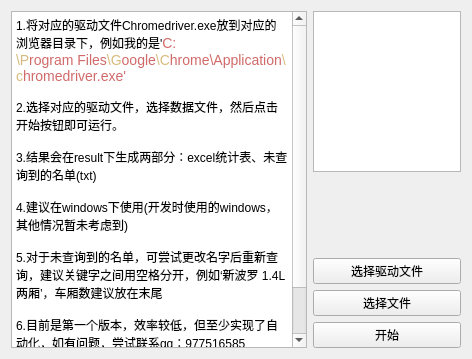
<?xml version="1.0" encoding="UTF-8"?>
<ui version="4.0">
 <class>Form</class>
 <widget class="QWidget" name="Form">
  <property name="geometry">
   <rect>
    <x>0</x>
    <y>0</y>
    <width>472</width>
    <height>359</height>
   </rect>
  </property>
  <property name="windowTitle">
   <string>爬取数据软件</string>
  </property>
  <layout class="QHBoxLayout" name="horizontalLayout_2">
   <item>
    <layout class="QHBoxLayout" name="horizontalLayout" stretch="2,1">
     <item>
      <widget class="QTextBrowser" name="textBrowser">
       <property name="html">
        <string>&lt;!DOCTYPE HTML PUBLIC &quot;-//W3C//DTD HTML 4.0//EN&quot; &quot;http://www.w3.org/TR/REC-html40/strict.dtd&quot;&gt;
&lt;html&gt;&lt;head&gt;&lt;meta name=&quot;qrichtext&quot; content=&quot;1&quot; /&gt;&lt;style type=&quot;text/css&quot;&gt;
p, li { white-space: pre-wrap; }
&lt;/style&gt;&lt;/head&gt;&lt;body style=&quot; font-family:'SimSun'; font-size:9pt; font-weight:400; font-style:normal;&quot;&gt;
&lt;p style=&quot; margin-top:0px; margin-bottom:0px; margin-left:0px; margin-right:0px; -qt-block-indent:0; text-indent:0px;&quot;&gt;1.将对应的驱动文件Chromedriver.exe放到对应的浏览器目录下，例如我的是'&lt;span style=&quot; font-family:'Consolas','Courier New','monospace'; font-size:14px; color:#d16969;&quot;&gt;C:&lt;/span&gt;&lt;span style=&quot; font-family:'Consolas','Courier New','monospace'; font-size:14px; color:#d7ba7d;&quot;&gt;\P&lt;/span&gt;&lt;span style=&quot; font-family:'Consolas','Courier New','monospace'; font-size:14px; color:#d16969;&quot;&gt;rogram Files&lt;/span&gt;&lt;span style=&quot; font-family:'Consolas','Courier New','monospace'; font-size:14px; color:#d7ba7d;&quot;&gt;\G&lt;/span&gt;&lt;span style=&quot; font-family:'Consolas','Courier New','monospace'; font-size:14px; color:#d16969;&quot;&gt;oogle&lt;/span&gt;&lt;span style=&quot; font-family:'Consolas','Courier New','monospace'; font-size:14px; color:#d7ba7d;&quot;&gt;\C&lt;/span&gt;&lt;span style=&quot; font-family:'Consolas','Courier New','monospace'; font-size:14px; color:#d16969;&quot;&gt;hrome\Application&lt;/span&gt;&lt;span style=&quot; font-family:'Consolas','Courier New','monospace'; font-size:14px; color:#d7ba7d;&quot;&gt;\c&lt;/span&gt;&lt;span style=&quot; font-family:'Consolas','Courier New','monospace'; font-size:14px; color:#d16969;&quot;&gt;hromedriver.exe'&lt;/span&gt;&lt;/p&gt;
&lt;p style=&quot;-qt-paragraph-type:empty; margin-top:0px; margin-bottom:0px; margin-left:0px; margin-right:0px; -qt-block-indent:0; text-indent:0px;&quot;&gt;&lt;br /&gt;&lt;/p&gt;
&lt;p style=&quot; margin-top:0px; margin-bottom:0px; margin-left:0px; margin-right:0px; -qt-block-indent:0; text-indent:0px;&quot;&gt;2.选择对应的驱动文件，选择数据文件，然后点击开始按钮即可运行。&lt;/p&gt;
&lt;p style=&quot;-qt-paragraph-type:empty; margin-top:0px; margin-bottom:0px; margin-left:0px; margin-right:0px; -qt-block-indent:0; text-indent:0px;&quot;&gt;&lt;br /&gt;&lt;/p&gt;
&lt;p style=&quot; margin-top:0px; margin-bottom:0px; margin-left:0px; margin-right:0px; -qt-block-indent:0; text-indent:0px;&quot;&gt;3.结果会在result下生成两部分：excel统计表、未查询到的名单(txt)&lt;/p&gt;
&lt;p style=&quot;-qt-paragraph-type:empty; margin-top:0px; margin-bottom:0px; margin-left:0px; margin-right:0px; -qt-block-indent:0; text-indent:0px;&quot;&gt;&lt;br /&gt;&lt;/p&gt;
&lt;p style=&quot; margin-top:0px; margin-bottom:0px; margin-left:0px; margin-right:0px; -qt-block-indent:0; text-indent:0px;&quot;&gt;4.建议在windows下使用(开发时使用的windows，其他情况暂未考虑到)&lt;/p&gt;
&lt;p style=&quot;-qt-paragraph-type:empty; margin-top:0px; margin-bottom:0px; margin-left:0px; margin-right:0px; -qt-block-indent:0; text-indent:0px;&quot;&gt;&lt;br /&gt;&lt;/p&gt;
&lt;p style=&quot; margin-top:0px; margin-bottom:0px; margin-left:0px; margin-right:0px; -qt-block-indent:0; text-indent:0px;&quot;&gt;5.对于未查询到的名单，可尝试更改名字后重新查询，建议关键字之间用空格分开，例如‘新波罗 1.4L 两厢’，车厢数建议放在末尾&lt;/p&gt;
&lt;p style=&quot;-qt-paragraph-type:empty; margin-top:0px; margin-bottom:0px; margin-left:0px; margin-right:0px; -qt-block-indent:0; text-indent:0px;&quot;&gt;&lt;br /&gt;&lt;/p&gt;
&lt;p style=&quot; margin-top:0px; margin-bottom:0px; margin-left:0px; margin-right:0px; -qt-block-indent:0; text-indent:0px;&quot;&gt;6.目前是第一个版本，效率较低，但至少实现了自动化，如有问题，尝试联系qq：977516585&lt;/p&gt;
&lt;p style=&quot;-qt-paragraph-type:empty; margin-top:0px; margin-bottom:0px; margin-left:0px; margin-right:0px; -qt-block-indent:0; text-indent:0px;&quot;&gt;&lt;br /&gt;&lt;/p&gt;
&lt;p style=&quot; margin-top:0px; margin-bottom:0px; margin-left:0px; margin-right:0px; -qt-block-indent:0; text-indent:0px;&quot;&gt;7.未来如果需要，更新会添加进度条、多线程提速等功能&lt;/p&gt;&lt;/body&gt;&lt;/html&gt;</string>
       </property>
      </widget>
     </item>
     <item>
      <layout class="QVBoxLayout" name="verticalLayout" stretch="2,1,0,6,6">
       <item>
        <widget class="QTextBrowser" name="dir_name">
         <property name="sizePolicy">
          <sizepolicy hsizetype="Ignored" vsizetype="Preferred">
           <horstretch>0</horstretch>
           <verstretch>0</verstretch>
          </sizepolicy>
         </property>
        </widget>
       </item>
       <item>
        <spacer name="verticalSpacer">
         <property name="orientation">
          <enum>Qt::Vertical</enum>
         </property>
         <property name="sizeHint" stdset="0">
          <size>
           <width>20</width>
           <height>40</height>
          </size>
         </property>
        </spacer>
       </item>
       <item>
        <widget class="QPushButton" name="select_driver">
         <property name="text">
          <string>选择驱动文件</string>
         </property>
        </widget>
       </item>
       <item>
        <widget class="QPushButton" name="select_file">
         <property name="text">
          <string>选择文件</string>
         </property>
        </widget>
       </item>
       <item>
        <widget class="QPushButton" name="start">
         <property name="text">
          <string>开始</string>
         </property>
        </widget>
       </item>
      </layout>
     </item>
    </layout>
   </item>
  </layout>
 </widget>
 <resources/>
 <connections/>
</ui>
